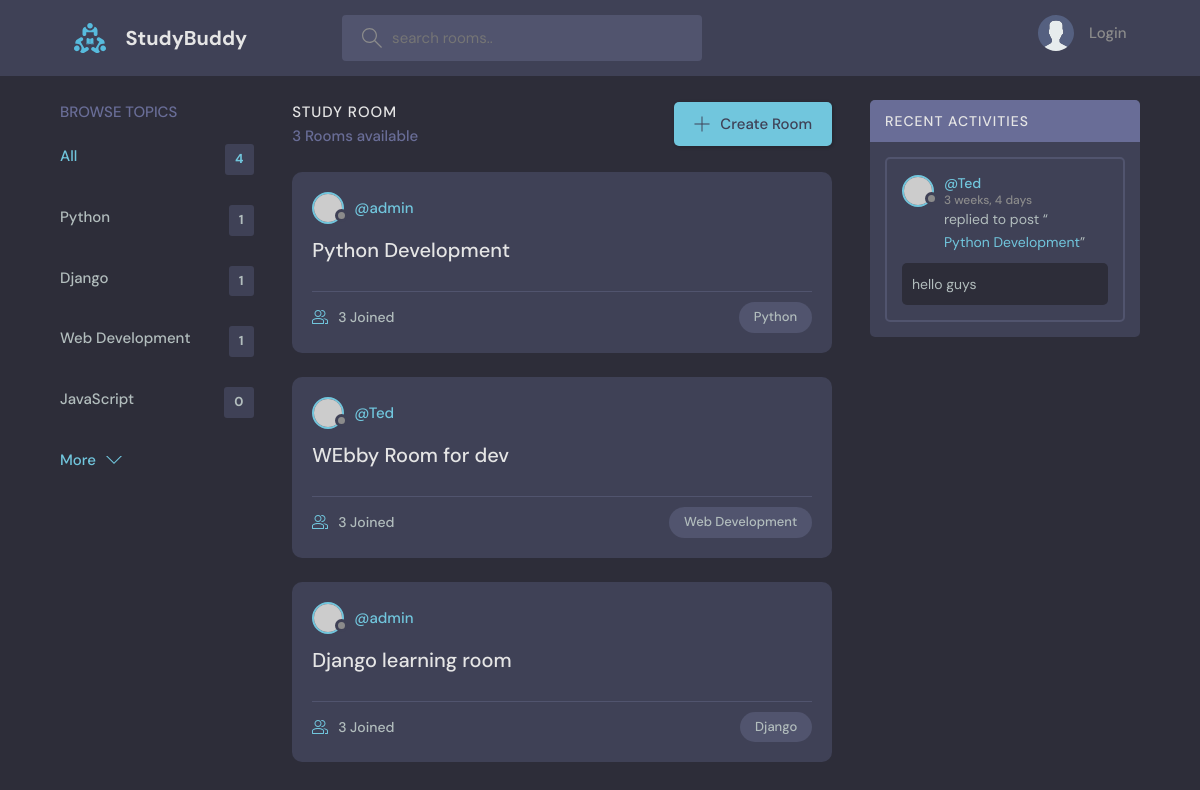
The app's page /, older data.
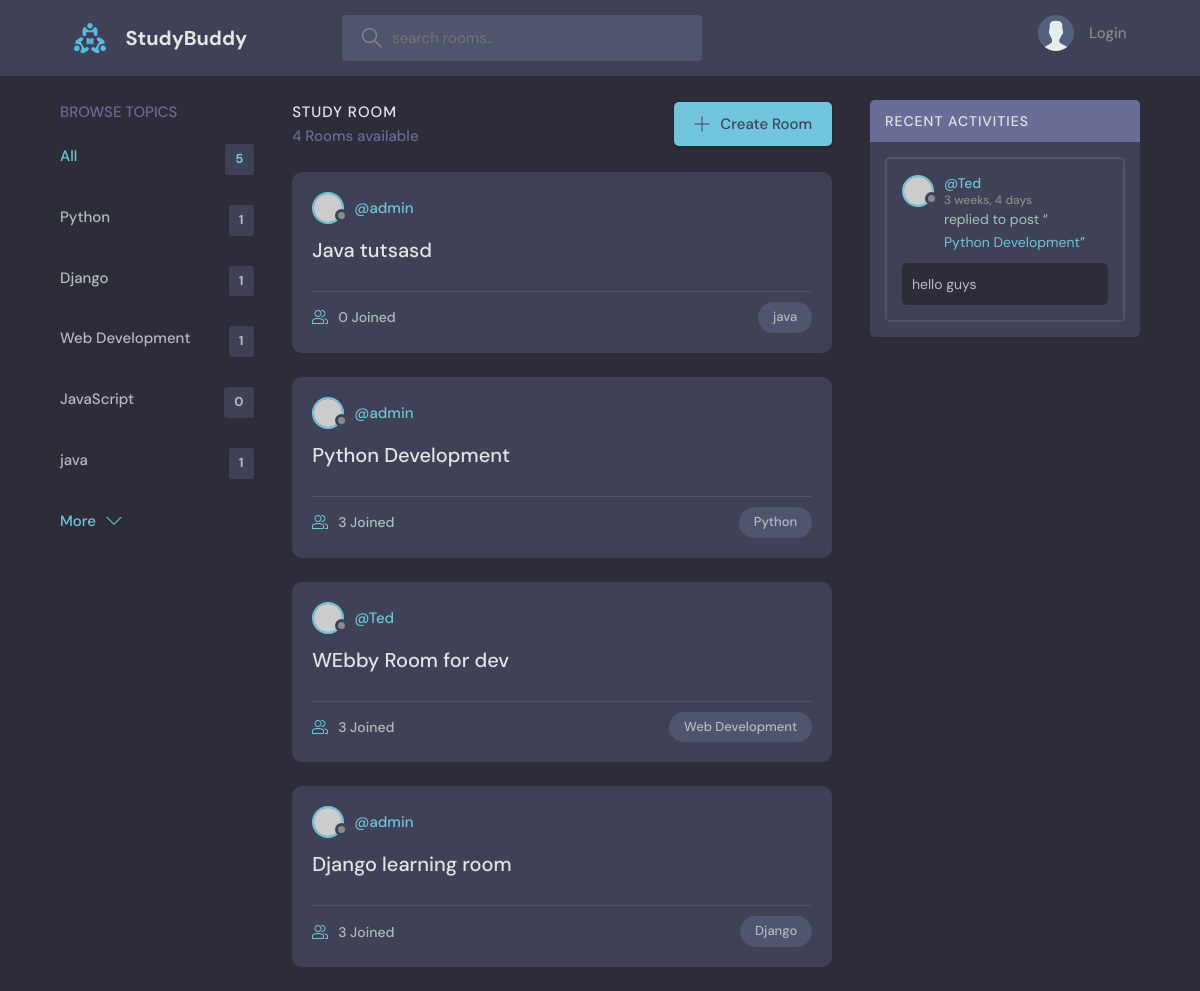
The same page, newer data.
### base/models.py (models this page shows, shortened)
class Topic(models.Model):
    name = models.CharField(max_length=200)
    def __str__(self):
        return self.name

class Room(models.Model):
    host = models.ForeignKey(User, on_delete=models.SET_NULL, null=True)
    topic = models.ForeignKey(Topic, on_delete=models.SET_NULL, null=True, blank=True)
    name = models.CharField(max_length=255)
    description = models.TextField(null=True, blank=True)
    participants = models.ManyToManyField(User, related_name='participants', blank=True)
    updated = models.DateTimeField(auto_now=True)
    created = models.DateTimeField(auto_now_add=True)
    class Meta:
        ordering =['-updated', '-created']
    def __str__(self):
        return self.name

class Message(models.Model):
    user = models.ForeignKey(User,on_delete=models.CASCADE)
    room = models.ForeignKey(Room,on_delete=models.CASCADE)
    body = models.TextField()
    updated = models.DateTimeField(auto_now=True)
    created = models.DateTimeField(auto_now=True)
    class Meta:
        ordering =['-updated', '-created']

### base/views.py (the view)
# urls.py: path('', views.home, name="home"),
def home(request):
    q = request.GET.get('q') if request.GET.get('q') != None else ''
    rooms=Room.objects.filter(
        Q(topic__name__icontains=q) |
        Q(name__icontains=q) |
        Q(description__icontains=q)
        )
    room_count=rooms.count()
    topics = Topic.objects.all()
    room_messages = Message.objects.filter(Q(room__topic__name__icontains = q))
    context = {'rooms':rooms, 'topics':topics, 'room_count':room_count, 'room_messages':room_messages,}
    return render(request,'base/home.html', context )

### base/templates/base/home.html (shortened to what this page needs)
{% extends "main.html" %}
{% load static %}
{% block content %}
<main class="layout layout--3">
      <div class="container">
        {% include 'base/topics_component.html' %}
        <div class="roomList">
          <div class="roomList__header">
            <div>
              <h2>Study Room</h2>
              <p>{{room_count}} Rooms available</p>
            </div>
            <a class="btn btn--main" href="{% url 'create-room' %}">
              <svg version="1.1" xmlns="http://www.w3.org/2000/svg" width="32" height="32" viewBox="0 0 32 32">
                <title>add</title>
                <path
                  d="M16.943 0.943h-1.885v14.115h-14.115v1.885h14.115v14.115h1.885v-14.115h14.115v-1.885h-14.115v-14.115z"
                ></path>
              </svg>
              Create Room
            </a>
          </div>
          {% include 'base/feed_component.html' %}
        </div>
        {% include 'base/activity_component.html' %}
      </div>
    </main>
{% endblock %}

### base/templates/base/topics_component.html
<div class="topics">
    <div class="topics__header">
      <h2>Browse Topics</h2>
    </div>
    <ul class="topics__list">
        <li>
          <a href="{% url 'home' %}?q=" class="active">All <span>{{topics.count}}</span></a>
        </li>
        {% for topic in topics %}
      <li>
        <a href="{% url 'home' %}?q={{topic.name}}">{{topic}} <span>{{topic.room_set.all.count}}</span></a>
      </li>
      {% endfor %}
    </ul>
    <a class="btn btn--link" href="topics.html">
      More
      <svg version="1.1" xmlns="http://www.w3.org/2000/svg" width="32" height="32" viewBox="0 0 32 32">
        <title>chevron-down</title>
        <path d="M16 21l-13-13h-3l16 16 16-16h-3l-13 13z"></path>
      </svg>
    </a>
  </div>

### base/templates/base/feed_component.html (shortened to what this page needs)
{% for room in rooms %}
<div class="roomListRoom">
    <div class="roomListRoom__header">
      <a href="{% url 'user-profile' room.host.id %}" class="roomListRoom__author">
        <div class="avatar avatar--small">
          <img src="https://randomuser.me/api/portraits/women/11.jpg" />
        </div>
        <span>@{{room.host.username}}</span>
      </a>
    </div>
    <div class="roomListRoom__content">
      <a href="{% url 'room' room.id %}">{{room.name}}</a>
    </div>
    <div class="roomListRoom__meta">
      <a href="{% url 'room' room.id %}" class="roomListRoom__joined">
        {{room.participants.all.count}} Joined
      </a>
      <p class="roomListRoom__topic">{{room.topic.name}}</p>
    </div>
  </div>
  {% endfor %}

### base/templates/base/activity_component.html (shortened to what this page needs)
<div class="activities">
    <div class="activities__header">
      <h2>Recent Activities</h2>
    </div>
    {% for message in room_messages %}
    <div class="activities__box">
      <div class="activities__boxHeader roomListRoom__header">
        <a href="{% url 'user-profile' message.user.id %}" class="roomListRoom__author">
          <div class="avatar avatar--small">
            <img src="https://randomuser.me/api/portraits/women/11.jpg" />
          </div>
          <p>
            @{{message.user}}
            <span>{{message.created | timesince}}</span>
          </p>
        </a>
      </div>
      <div class="activities__boxContent">
        <p>replied to post “<a href="{% url 'room' message.room.id %}">{{message.room}}</a>”</p>
        <div class="activities__boxRoomContent">
            {{message.body}}
        </div>
      </div>
    </div>
    {% endfor %}
  </div>

Row changes from the older to the newer data that the page shows:
added Topic: name "java", room_set.all.count "1"
added Room: host.username "admin", name "Java tutsasd", participants.all.count "0", topic.name "java"
Text that changed along with them:
{{ topics.count }}: "4" → "5"
{{ room_count }}: "3" → "4"
